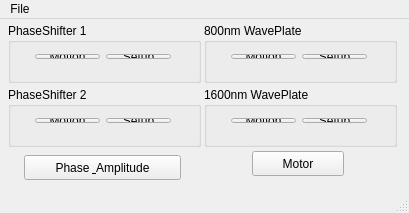
<?xml version="1.0" encoding="UTF-8"?>
<ui version="4.0">
 <class>MainWindow</class>
 <widget class="QMainWindow" name="MainWindow">
  <property name="geometry">
   <rect>
    <x>0</x>
    <y>0</y>
    <width>409</width>
    <height>213</height>
   </rect>
  </property>
  <property name="windowTitle">
   <string>Motor</string>
  </property>
  <property name="toolTip">
   <string>Motor Control</string>
  </property>
  <widget class="QWidget" name="centralWidget">
   <widget class="QGroupBox" name="groupBox">
    <property name="geometry">
     <rect>
      <x>8</x>
      <y>4</y>
      <width>193</width>
      <height>60</height>
     </rect>
    </property>
    <property name="title">
     <string>PhaseShifter 1</string>
    </property>
    <widget class="QWidget" name="layoutWidget">
     <property name="geometry">
      <rect>
       <x>16</x>
       <y>20</y>
       <width>158</width>
       <height>27</height>
      </rect>
     </property>
     <layout class="QHBoxLayout" name="horizontalLayout">
      <item>
       <widget class="QEPushButton" name="QEPushButtonMotor">
        <property name="text">
         <string>Motion</string>
        </property>
        <property name="variableSubstitutions" stdset="0">
         <string/>
        </property>
        <property name="guiFile" stdset="0">
         <string>motor-m1</string>
        </property>
       </widget>
      </item>
      <item>
       <widget class="QEPushButton" name="qepushbutton">
        <property name="text">
         <string>Setup</string>
        </property>
        <property name="variableSubstitutions" stdset="0">
         <string/>
        </property>
        <property name="guiFile" stdset="0">
         <string>setup-m1</string>
        </property>
       </widget>
      </item>
     </layout>
    </widget>
   </widget>
   <widget class="QGroupBox" name="groupBox_2">
    <property name="geometry">
     <rect>
      <x>8</x>
      <y>68</y>
      <width>193</width>
      <height>60</height>
     </rect>
    </property>
    <property name="title">
     <string>PhaseShifter 2</string>
    </property>
    <widget class="QWidget" name="layoutWidget">
     <property name="geometry">
      <rect>
       <x>16</x>
       <y>20</y>
       <width>158</width>
       <height>27</height>
      </rect>
     </property>
     <layout class="QHBoxLayout" name="horizontalLayout_2">
      <item>
       <widget class="QEPushButton" name="QEPushButtonMotor_2">
        <property name="text">
         <string>Motion</string>
        </property>
        <property name="variableSubstitutions" stdset="0">
         <string/>
        </property>
        <property name="guiFile" stdset="0">
         <string>motor-m2</string>
        </property>
       </widget>
      </item>
      <item>
       <widget class="QEPushButton" name="qepushbutton_2">
        <property name="text">
         <string>Setup</string>
        </property>
        <property name="variableSubstitutions" stdset="0">
         <string/>
        </property>
        <property name="guiFile" stdset="0">
         <string>setup-m2</string>
        </property>
       </widget>
      </item>
     </layout>
    </widget>
   </widget>
   <widget class="QEPushButton" name="qepushbutton_3">
    <property name="geometry">
     <rect>
      <x>24</x>
      <y>136</y>
      <width>157</width>
      <height>25</height>
     </rect>
    </property>
    <property name="text">
     <string>Phase &amp; Amplitude</string>
    </property>
    <property name="variableSubstitutions" stdset="0">
     <string/>
    </property>
    <property name="guiFile" stdset="0">
     <string>phasedialog.ui</string>
    </property>
   </widget>
   <widget class="QGroupBox" name="groupBox_3">
    <property name="geometry">
     <rect>
      <x>204</x>
      <y>4</y>
      <width>193</width>
      <height>60</height>
     </rect>
    </property>
    <property name="title">
     <string>800nm WavePlate</string>
    </property>
    <widget class="QWidget" name="layoutWidget_2">
     <property name="geometry">
      <rect>
       <x>16</x>
       <y>20</y>
       <width>158</width>
       <height>27</height>
      </rect>
     </property>
     <layout class="QHBoxLayout" name="horizontalLayout_3">
      <item>
       <widget class="QEPushButton" name="QEPushButtonMotor_3">
        <property name="text">
         <string>Motion</string>
        </property>
        <property name="variableSubstitutions" stdset="0">
         <string/>
        </property>
        <property name="guiFile" stdset="0">
         <string>motor-m3</string>
        </property>
       </widget>
      </item>
      <item>
       <widget class="QEPushButton" name="qepushbutton_4">
        <property name="text">
         <string>Setup</string>
        </property>
        <property name="variableSubstitutions" stdset="0">
         <string/>
        </property>
        <property name="guiFile" stdset="0">
         <string>setup-m3</string>
        </property>
       </widget>
      </item>
     </layout>
    </widget>
   </widget>
   <widget class="QGroupBox" name="groupBox_4">
    <property name="geometry">
     <rect>
      <x>204</x>
      <y>68</y>
      <width>193</width>
      <height>60</height>
     </rect>
    </property>
    <property name="title">
     <string>1600nm WavePlate</string>
    </property>
    <widget class="QWidget" name="layoutWidget_3">
     <property name="geometry">
      <rect>
       <x>16</x>
       <y>20</y>
       <width>158</width>
       <height>27</height>
      </rect>
     </property>
     <layout class="QHBoxLayout" name="horizontalLayout_4">
      <item>
       <widget class="QEPushButton" name="QEPushButtonMotor_4">
        <property name="text">
         <string>Motion</string>
        </property>
        <property name="variableSubstitutions" stdset="0">
         <string/>
        </property>
        <property name="guiFile" stdset="0">
         <string>motor-m4</string>
        </property>
       </widget>
      </item>
      <item>
       <widget class="QEPushButton" name="qepushbutton_5">
        <property name="text">
         <string>Setup</string>
        </property>
        <property name="variableSubstitutions" stdset="0">
         <string/>
        </property>
        <property name="guiFile" stdset="0">
         <string>setup-m4</string>
        </property>
       </widget>
      </item>
     </layout>
    </widget>
   </widget>
   <widget class="QEPushButton" name="qepushbutton_6">
    <property name="geometry">
     <rect>
      <x>252</x>
      <y>132</y>
      <width>92</width>
      <height>25</height>
     </rect>
    </property>
    <property name="text">
     <string>Motor</string>
    </property>
    <property name="variableSubstitutions" stdset="0">
     <string/>
    </property>
    <property name="guiFile" stdset="0">
     <string>motor-m1</string>
    </property>
   </widget>
  </widget>
  <widget class="QMenuBar" name="menuBar">
   <property name="geometry">
    <rect>
     <x>0</x>
     <y>0</y>
     <width>409</width>
     <height>20</height>
    </rect>
   </property>
   <widget class="QMenu" name="menuFile">
    <property name="title">
     <string>File</string>
    </property>
    <addaction name="separator"/>
    <addaction name="actionQuit"/>
   </widget>
   <addaction name="menuFile"/>
  </widget>
  <widget class="QStatusBar" name="statusBar"/>
  <action name="actionQuit">
   <property name="text">
    <string>Quit</string>
   </property>
  </action>
 </widget>
 <layoutdefault spacing="6" margin="11"/>
 <customwidgets>
  <customwidget>
   <class>QEPushButton</class>
   <extends>QPushButton</extends>
   <header>QEPushButton.h</header>
  </customwidget>
 </customwidgets>
 <resources/>
 <connections/>
</ui>
